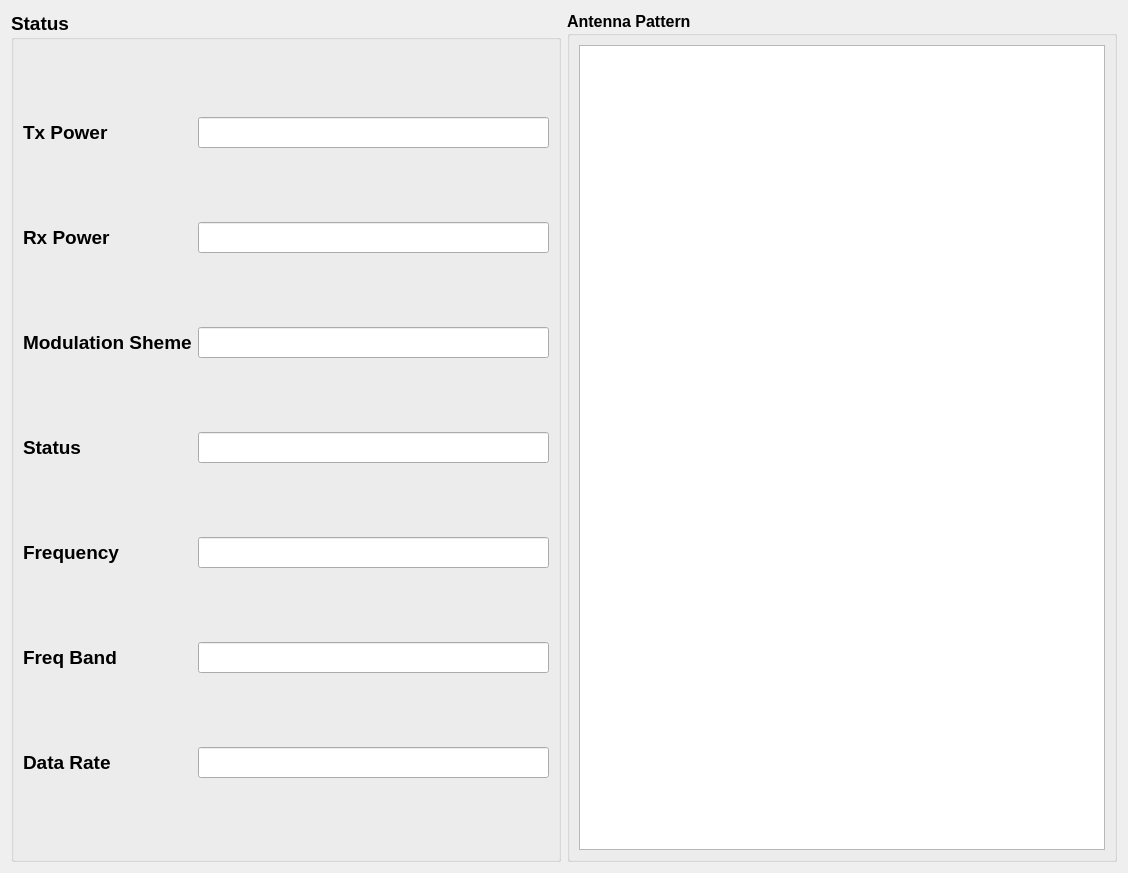
<?xml version="1.0" encoding="UTF-8"?>
<ui version="4.0">
 <class>Form</class>
 <widget class="QWidget" name="Form">
  <property name="geometry">
   <rect>
    <x>0</x>
    <y>0</y>
    <width>1128</width>
    <height>873</height>
   </rect>
  </property>
  <property name="windowTitle">
   <string>Form</string>
  </property>
  <layout class="QHBoxLayout" name="horizontalLayout_2">
   <item>
    <widget class="QGroupBox" name="groupBox_Status">
     <property name="font">
      <font>
       <pointsize>14</pointsize>
       <weight>75</weight>
       <bold>true</bold>
      </font>
     </property>
     <property name="title">
      <string>Status</string>
     </property>
     <layout class="QGridLayout" name="gridLayout">
      <item row="0" column="0">
       <widget class="QLabel" name="label_TxP">
        <property name="font">
         <font>
          <pointsize>14</pointsize>
          <weight>75</weight>
          <bold>true</bold>
         </font>
        </property>
        <property name="text">
         <string>Tx Power</string>
        </property>
       </widget>
      </item>
      <item row="0" column="1">
       <widget class="QLineEdit" name="lineEdit_TxBand">
        <property name="readOnly">
         <bool>true</bool>
        </property>
        <property name="clearButtonEnabled">
         <bool>false</bool>
        </property>
       </widget>
      </item>
      <item row="1" column="0">
       <widget class="QLabel" name="label_RxP">
        <property name="font">
         <font>
          <pointsize>14</pointsize>
          <weight>75</weight>
          <bold>true</bold>
         </font>
        </property>
        <property name="text">
         <string>Rx Power</string>
        </property>
       </widget>
      </item>
      <item row="1" column="1">
       <widget class="QLineEdit" name="lineEdit_RxP">
        <property name="readOnly">
         <bool>true</bool>
        </property>
        <property name="clearButtonEnabled">
         <bool>false</bool>
        </property>
       </widget>
      </item>
      <item row="2" column="0">
       <widget class="QLabel" name="label_Mod">
        <property name="font">
         <font>
          <pointsize>14</pointsize>
          <weight>75</weight>
          <bold>true</bold>
         </font>
        </property>
        <property name="text">
         <string>Modulation Sheme</string>
        </property>
       </widget>
      </item>
      <item row="2" column="1">
       <widget class="QLineEdit" name="lineEdit_Mod">
        <property name="readOnly">
         <bool>true</bool>
        </property>
        <property name="clearButtonEnabled">
         <bool>false</bool>
        </property>
       </widget>
      </item>
      <item row="3" column="0">
       <widget class="QLabel" name="label_Status">
        <property name="font">
         <font>
          <pointsize>14</pointsize>
          <weight>75</weight>
          <bold>true</bold>
         </font>
        </property>
        <property name="text">
         <string>Status </string>
        </property>
       </widget>
      </item>
      <item row="3" column="1">
       <widget class="QLineEdit" name="lineEdit_Status">
        <property name="readOnly">
         <bool>true</bool>
        </property>
        <property name="clearButtonEnabled">
         <bool>false</bool>
        </property>
       </widget>
      </item>
      <item row="4" column="0">
       <widget class="QLabel" name="label_Freq">
        <property name="font">
         <font>
          <pointsize>14</pointsize>
          <weight>75</weight>
          <bold>true</bold>
         </font>
        </property>
        <property name="text">
         <string>Frequency</string>
        </property>
       </widget>
      </item>
      <item row="4" column="1">
       <widget class="QLineEdit" name="lineEdit_Freq">
        <property name="readOnly">
         <bool>true</bool>
        </property>
        <property name="clearButtonEnabled">
         <bool>false</bool>
        </property>
       </widget>
      </item>
      <item row="5" column="0">
       <widget class="QLabel" name="label_FreqBand">
        <property name="font">
         <font>
          <pointsize>14</pointsize>
          <weight>75</weight>
          <bold>true</bold>
         </font>
        </property>
        <property name="text">
         <string>Freq Band</string>
        </property>
       </widget>
      </item>
      <item row="5" column="1">
       <widget class="QLineEdit" name="lineEdit_FreqBand">
        <property name="readOnly">
         <bool>true</bool>
        </property>
        <property name="clearButtonEnabled">
         <bool>false</bool>
        </property>
       </widget>
      </item>
      <item row="6" column="0">
       <widget class="QLabel" name="label_Rb">
        <property name="font">
         <font>
          <pointsize>14</pointsize>
          <weight>75</weight>
          <bold>true</bold>
         </font>
        </property>
        <property name="text">
         <string>Data Rate</string>
        </property>
       </widget>
      </item>
      <item row="6" column="1">
       <widget class="QLineEdit" name="lineEdit_Rb">
        <property name="readOnly">
         <bool>true</bool>
        </property>
        <property name="clearButtonEnabled">
         <bool>false</bool>
        </property>
       </widget>
      </item>
     </layout>
    </widget>
   </item>
   <item>
    <widget class="QGroupBox" name="groupBox_Pattern">
     <property name="font">
      <font>
       <pointsize>12</pointsize>
       <weight>75</weight>
       <bold>true</bold>
      </font>
     </property>
     <property name="title">
      <string>Antenna Pattern</string>
     </property>
     <layout class="QHBoxLayout" name="horizontalLayout">
      <item>
       <widget class="QGraphicsView" name="graphicsView_Pattern"/>
      </item>
     </layout>
    </widget>
   </item>
  </layout>
 </widget>
 <resources/>
 <connections/>
</ui>
